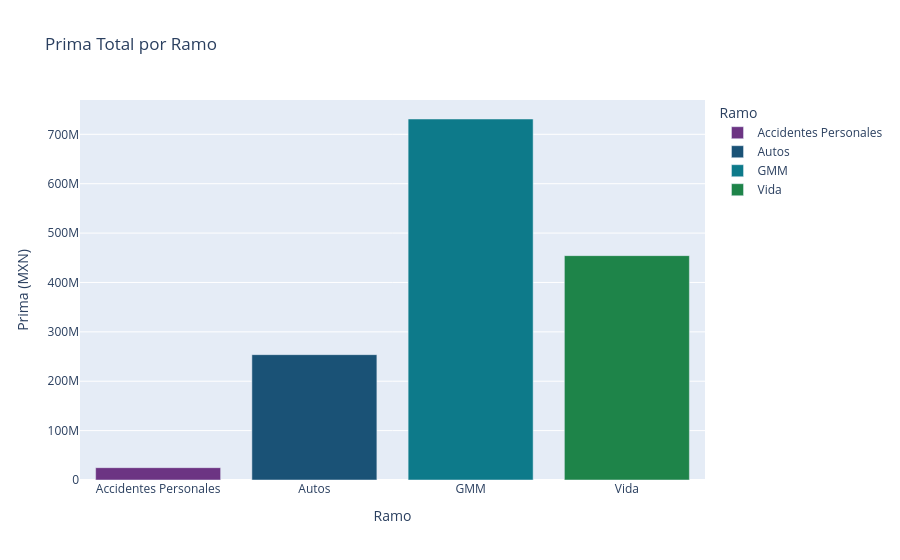

The notebook cell saved with this chart:
### Code cell
# ── Graficas basicas de Plotly Express ───────────────────────────────────────
# Cada grafica es una linea de codigo — pasas el DataFrame directamente

# 1. Barras
resumen_ramo = df.groupby('ramo')['prima_total'].sum().reset_index()
fig = px.bar(
    resumen_ramo,
    x='ramo', y='prima_total',
    color='ramo',
    color_discrete_map=COLORES,
    title='Prima Total por Ramo',
    labels={'prima_total': 'Prima (MXN)', 'ramo': 'Ramo'},
)
# Pasa el cursor sobre las barras para ver el valor exacto
fig.show()

### Figure 1 — Plotly figure (JSON) as saved in the notebook; plotly's stock layout.template omitted (floating-point values rounded to 4 significant figures)
{"data": [{"hovertemplate": "Ramo=%{x}<br>Prima (MXN)=%{y}<extra></extra>", "legendgroup": "Accidentes Personales", "marker": {"color": "#6C3483", "pattern": {"shape": ""}}, "name": "Accidentes Personales", "orientation": "v", "showlegend": true, "textposition": "auto", "type": "bar", "x": ["Accidentes Personales"], "xaxis": "x", "y": [24980000.0], "yaxis": "y"}, {"hovertemplate": "Ramo=%{x}<br>Prima (MXN)=%{y}<extra></extra>", "legendgroup": "Autos", "marker": {"color": "#1A5276", "pattern": {"shape": ""}}, "name": "Autos", "orientation": "v", "showlegend": true, "textposition": "auto", "type": "bar", "x": ["Autos"], "xaxis": "x", "y": [253800000.0], "yaxis": "y"}, {"hovertemplate": "Ramo=%{x}<br>Prima (MXN)=%{y}<extra></extra>", "legendgroup": "GMM", "marker": {"color": "#0D7A8A", "pattern": {"shape": ""}}, "name": "GMM", "orientation": "v", "showlegend": true, "textposition": "auto", "type": "bar", "x": ["GMM"], "xaxis": "x", "y": [731000000.0], "yaxis": "y"}, {"hovertemplate": "Ramo=%{x}<br>Prima (MXN)=%{y}<extra></extra>", "legendgroup": "Vida", "marker": {"color": "#1E8449", "pattern": {"shape": ""}}, "name": "Vida", "orientation": "v", "showlegend": true, "textposition": "auto", "type": "bar", "x": ["Vida"], "xaxis": "x", "y": [454300000.0], "yaxis": "y"}], "layout": {"barmode": "relative", "legend": {"title": {"text": "Ramo"}, "tracegroupgap": 0}, "title": {"text": "Prima Total por Ramo"}, "xaxis": {"anchor": "y", "categoryarray": ["Accidentes Personales", "Autos", "GMM", "Vida"], "categoryorder": "array", "domain": [0, 1], "title": {"text": "Ramo"}}, "yaxis": {"anchor": "x", "domain": [0, 1], "title": {"text": "Prima (MXN)"}}}}
